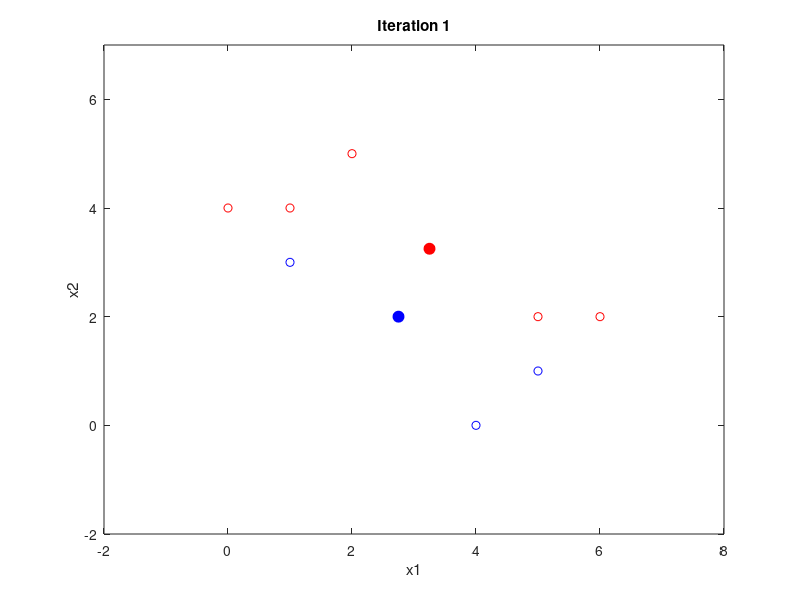

The MATLAB source for this figure: (Note: this script raises an error after producing the figure.)
%% Question 5 : K-means Clustering
%%
% *a. Choosing random centroids and plotting them*
data = [1 4 1;1 3 1;0 4 2;2 5 2;5 1 1;6 2 2;4 0 1;5 2 2];
x = data(:,1:2);

X1 = data(:,1);
X2 = data(:,2);
ig = data(:,3);
class_one = ig==1;
class_two = ig==2;
centInit(1,1) = sum(X1(class_one))/sum(class_one);
centInit(1,2) = sum(X2(class_one))/sum(class_one);
centInit(2,1) = sum(X1(class_two))/sum(class_two);
centInit(2,2) = sum(X2(class_two))/sum(class_two);

% centInit = [5,1;1,0];
disp('The centroids are: ')
disp(centInit)

plot(x(:,1), x(:,2), 'ko')
hold on;
plot(centInit(1,1), centInit(1,2), 'ro', 'MarkerFaceColor', 'r', ...
    'MarkerSize', 8);
plot(centInit(2,1), centInit(2,2), 'bo', 'MarkerFaceColor', 'b', ...
    'MarkerSize', 8);
xlabel('x1');
ylabel('x2');

xlim([min(min(data(1:end,1))-2,min(centInit(1:end,1))-2), max(max(data(1:end,1))+2,max(centInit(1:end,1))+2)])
ylim([min(min(data(1:end,2))-2,min(centInit(1:end,2))-2), max(max(data(1:end,2))+2,max(centInit(1:end,2))+2)])
%%
% *b. Assigning initial labels to the random centroids*
plotStyle = {'bo','ro'};

j = 1;
k = 1;
for i = 1:size(data,1)
    if data(i,end) == 1
        group1(j,:) = data(i,:);
        j = j + 1;
        plot(data(i,1),data(i,2),plotStyle{1})
        hold on
    elseif data(i,end) == 2
        group2(k,:) = data(i,:);
        k = k + 1;
        plot(data(i,1),data(i,2),plotStyle{2})
        hold on
    end
end
hold on;
plot(centInit(1,1), centInit(1,2), 'bo', 'MarkerFaceColor', 'b', ...
    'MarkerSize', 8);
plot(centInit(2,1), centInit(2,2), 'ro', 'MarkerFaceColor', 'r', ...
        'MarkerSize', 8);
xlabel('x1');
ylabel('x2');
xlim([min(min(data(1:end,1))-2,min(centInit(1:end,1))-2), max(max(data(1:end,1))+2,max(centInit(1:end,1))+2)])
ylim([min(min(data(1:end,2))-2,min(centInit(1:end,2))-2), max(max(data(1:end,2))+2,max(centInit(1:end,2))+2)])

hold off
%%
% *c. Assigning samples to new centroids, d. & e.*
prev=0;

[A,B] = size(x);
iter=0;
err = zeros (1,100);
while (iter < 100)
    old_cent = centInit;
    % Calculate distances of each point to the chosen centroids 
    d = pdist2(centInit,x, 'euclidean');
    d = d.^2;
    % Find the minimum distance centroid and assign the cluster label to each data sample
    [data2,cluster_assignment]= min(d,[],1);
    iter = iter + 1;
    
    % Calculate new centroids by taking a mean of all points in the existing cluster
    for i=1:2
         idx = find(cluster_assignment == i);
         centInit(i,:) = mean(x(idx,:),1);   
    end
    
    % Calculating the sum of distances to the centres
    error = sum(data2);
    % Difference of previous SSE corresponding to previous centers to new SSE to new centers
    sse = abs(prev-error);
    % Stop clustering if SSE falls below 0.001
    if( sse < 0.001)
        break;
    % Save the SSE to compare against new SSE
    else
        prev=error;
    end
    % Array of SSEs calculated per iteration
    err(iter) = error;
    
    data(:,3) = cluster_assignment;
    j = 1;
    k = 1;
    for i = 1:size(data,1)
        if data(i,end) == 1
            group1(j,:) = data(i,:);
            j = j + 1;
            plot(data(i,1),data(i,2),plotStyle{1})
            hold on
        elseif data(i,end) == 2
            group2(k,:) = data(i,:);
            k = k + 1;
            plot(data(i,1),data(i,2),plotStyle{2})
            hold on
        end
    end
    hold on;
    plot(old_cent(1,1), old_cent(1,2), 'bo', 'MarkerFaceColor', 'b', ...
        'MarkerSize', 8);
    plot(old_cent(2,1), old_cent(2,2), 'ro', 'MarkerFaceColor', 'r', ...
        'MarkerSize', 8);
    xlabel('x1');
    ylabel('x2');
    xlim([min(min(data(1:end,1))-2,min(old_cent(1:end,1))-2), max(max(data(1:end,1))+2,max(old_cent(1:end,1))+2)])
    ylim([min(min(data(1:end,2))-2,min(old_cent(1:end,2))-2), max(max(data(1:end,2))+2,max(old_cent(1:end,2))+2)])

    title(sprintf('Iteration %d', iter));
    snapnow;
    hold off;
    disp('The new centroid is: ')
    disp(centInit)
end

disp('The centroids did not change, proving their stability')
%% Question 6 : Hierarchical Clustering
%% 
% *a. Complete linkage hierarchical clustering*
D = [0 0.3 0.4 0.7 0.6; 0.3 0 0.5 0.8 0.2; 0.4 0.5 0 0.45 0.4; 0.7 0.8 0.45 0 0.35; 0.6 0.2 0.4 0.35 0];
disp('Given dissimilarity matrix: ')
disp(D)
D_cell{1} = D;
old_D = D;
[r,c] = size(D);
p = 1;
while r > 2
    minimum = D(2,1); % minimum other than 0; in other words, second minimum.
    idx_r = 2;
    idx_c = 1;
    for i = 2:r
        for j = 1:(i-1)
            if D(i,j) <= minimum
                minimum = D(i,j);
                idx_r = i;
                idx_c = j;
            end
        end
    end    
    disp('minimum distance in the matrix is: ')
    disp(minimum)
    smallest(p) = minimum;
    
    % Swap
    % This part swaps the second minimum in the row the minimum is found
    % and swaps with maximum value in that row. This preserves the second
    % minimum value of the matrix.
    for i = size(D,2)
        if max(D(idx_c,:))==max(D(:))
            [a,b] = max(D(idx_c,:));
            A2 = sort(D(:,b));
            min_in_col = A2(2);
            min_in_col_pos = find(D(:,b)==min_in_col);
            D(min_in_col_pos,b) = a;
        end
    end
    
    p = p + 1;
    
    for i = 2:r
        for j = 1:c
            D(i,j) = D(j,i);
        end
    end
    
    % Delete row and column:
    % This part deletes the row and the column in which the minimum value
    % is found.
    D(idx_c,:) = [];
    D(:,idx_c) = [];
    [r,c]=size(D);
    disp('Dissimilarity matrix after dimension reduction: ')
    disp(D)
    D_cell{p} = D;
end

if r==2 && c==2
    minimum = D(2,1);
end

smallest(p) = minimum;
disp('minimum distance in the matrix is: ')
disp(minimum)
i = 1;
while i <= size(smallest,2)
    [a,b] = find(old_D==smallest(i));
    [c,~] = find(D_cell{i}==smallest(i));
    l1 = length(a)/2;
    l2 = length(c)/2;
    if l1 > 1 && l2 > 1
        j = 0;
        while j < l1
            rows(i) = a((j)*2+1);
            columns(i) = b((j)*2+1);
            j = j+1;
            i = i+1;
        end
    else
        if i == 1
            rows(i) = a(end-1);
        else
            rows(i) = rows(i-1)+1;
        end
        columns(i) = b(end-1);
        i = i+1;
    end
end
rows = rows';
columns = columns';
heights = smallest';
Table_Q4 = table(rows, columns, heights);
disp(Table_Q4)
%%
% *b. Single linkage hierarchical clustering*
clear
D = [0 0.3 0.4 0.7 0.6; 0.3 0 0.5 0.8 0.2; 0.4 0.5 0 0.45 0.4; 0.7 0.8 0.45 0 0.35; 0.6 0.2 0.4 0.35 0];
disp('Given dissimilarity matrix: ')
disp(D)
D_cell{1} = D;
old_D = D;
[r,c] = size(D);
p = 1;
while r > 2
    minimum = D(2,1); % minimum other than 0; in other words, second minimum.
    idx_r = 2;
    idx_c = 1;
    for i = 2:r
        for j = 1:(i-1)
            if D(i,j) < minimum
                minimum = D(i,j);
                idx_r = i;
                idx_c = j;
            end
        end
    end    
    
    smallest(p) = minimum;
    disp('minimum distance in the matrix is: ')
    disp(minimum)
    
    % Swap
    % This part swaps the second minimum in the row the minimum is found
    % and swaps with maximum value in that row. This preserves the second
    % minimum value of the matrix.
    if min(D(1,2:end))==D(1,idx_c)
        [~,b] = max(D(1,:));
        D(1,b) = D(1,idx_c);
        remember(p) = idx_c;
    else
        remember(p) = 0;
    end
        
    p = p + 1;
    
    for i = 2:r
        for j = 1:c
            D(i,j) = D(j,i);
        end
    end
    
    % Delete row and column
    % This part deletes the row and the column in which the minimum value
    % is found.
    D(idx_c,:) = [];
    D(:,idx_c) = [];
    [r,c]=size(D);
    disp('Dissimilarity matrix after dimension reduction: ')
    disp(D)
    D_cell{p} = D;
end

if r==2 && c==2
    minimum = D(2,1);
end

smallest(p) = minimum;
disp('minimum distance in the matrix is: ')
disp(minimum)

i = 1;
while i <= size(smallest,2)
    [a,b] = find(old_D==smallest(i));
    [c,~] = find(D_cell{i}==smallest(i));
    l1 = length(a)/2;
    l2 = length(c)/2;
    if l1 > 1 && l2 > 1
        j = 0;
        while j < l1
            rows(i) = a((j)*2+1);
            columns(i) = b((j)*2+1);
            j = j+1;
            i = i+1;
        end
    else
        if i == 1
            rows(i) = a(end-1);
        else
            rows(i) = rows(i-1)+1;
        end
        columns(i) = b(end-1);
        i = i+1;
    end
end

rows = rows';
columns = columns';
heights = smallest';
Table = table(rows, columns, heights);
disp(Table)

%% 
% *Dendrograms*
figure()
complete = imread('complete.PNG');
imshow(complete);

figure()
single = imread('single.PNG');
imshow(single);
%%
% Complete linkage: Samples (2,5), and (1,3) are in one cluster, the
% cluster formed by samples 2,5,1, and 3, i.e. ((2,5),(1,3)) form the
% second cluster, and the cluster formed by all the samples
% ((2,5),(1,3),((2,5),(1,3)), and 4) form the third cluster.

%%
% Single linkage: Samples (2,5), and 1 are in one cluster, the
% cluster formed by samples 2,5,1, and 3, i.e. ((2,5),1,4) form the
% second cluster, and the cluster formed by all the samples
% ((2,5),1,4,3) form the third cluster.
%%
fid = fopen('college_data.csv','r');
tline = fgets(fid);
variables = strsplit(tline, ',');
college_data = textscan(fid,'%d%s%s%d%d%d%d%d%d%d%d%d%d%d%d%d%d%d%d%d%d','delimiter',',', 'HeaderLines', 0);
fclose(fid);
%
numeric_college_data = [college_data{4:end}];
numeric_college_data = double(numeric_college_data);
trData = numeric_college_data;

% minmax normalization
for i = 1:size(trData,2)
    trData_minmaxnorm(:,i) = (trData(:,i)-min(trData(:,i)))/(max(trData(:,i))-min(trData(:,i)));
end
numeric_college_data = trData_minmaxnorm;

% Zscore normalization
% for i = 1:size(trData,2)
%     trData_zscorenorm(:,i) = (trData(:,i)-mean(trData(:,i)))/std(trData(:,i));
% end
% numeric_college_data = trData_zscorenorm;

%
Y = pdist(numeric_college_data);
Y = squareform(Y);
Z = linkage(Y, 'complete');
figure()
[H,nodes,outperm] = dendrogram(Z);
set(gca,'Xtick',1:1:size(unique(college_data{1,3})))
set(gca, 'XTickLabel', (college_data{1,3}(outperm))')
xtickangle(45)
title('complete linkage for all colleges')

%% 7 b
numeric_college_data_b = numeric_college_data;
college_data_b = college_data;

numeric_college_data_b((strcmp('CSU-Chico',college_data_b{1,3})),:)=[];
college_data_b{1,3}((strcmp('CSU-Chico',college_data_b{1,3})),:) = [];

numeric_college_data_b((strcmp('Columbia',college_data_b{1,3})),:)=[];
college_data_b{1,3}((strcmp('Columbia',college_data_b{1,3})),:) = [];

numeric_college_data_b((strcmp('Northwestern',college_data_b{1,3})),:)=[];
college_data_b{1,3}((strcmp('Northwestern',college_data_b{1,3})),:) = [];

numeric_college_data_b((strcmp('SFSU',college_data_b{1,3})),:)=[];
college_data_b{1,3}((strcmp('SFSU',college_data_b{1,3})),:) = [];

numeric_college_data_b((strcmp('Berkeley',college_data_b{1,3})),:)=[];
college_data_b{1,3}((strcmp('Berkeley',college_data_b{1,3})),:) = [];

numeric_college_data_b((strcmp('UCDavis',college_data_b{1,3})),:)=[];
college_data_b{1,3}((strcmp('UCDavis',college_data_b{1,3})),:) = [];

numeric_college_data_b((strcmp('UCSB ',college_data_b{1,3})),:)=[];
college_data_b{1,3}((strcmp('UCSB ',college_data_b{1,3})),:) = [];

numeric_college_data_b((strcmp('WPI',college_data_b{1,3})),:)=[];
college_data_b{1,3}((strcmp('WPI',college_data_b{1,3})),:) = [];

numeric_college_data_e = numeric_college_data_b;
college_data_e = college_data_b{1,3};
%
Y_b = pdist(numeric_college_data_b);
Y_b = squareform(Y_b);

% complete
Z_b_complete = linkage(Y_b, 'complete');
figure()
[~,~,outperm_b] = dendrogram(Z_b_complete);
set(gca,'Xtick',1:1:size(unique(college_data_b{1,3})))
set(gca, 'XTickLabel', (college_data_b{1,3}(outperm_b))')
xtickangle(45)
title('complete linkage for selected colleges')

% average
Z_b_average = linkage(Y_b, 'average');
figure()
[~,~,outperm_b] = dendrogram(Z_b_average);
set(gca,'Xtick',1:1:size(unique(college_data_b{1,3}),1))
set(gca, 'XTickLabel', (college_data_b{1,3}(outperm_b))')
xtickangle(45)
title('average linkage for selected colleges')
%% 7 c
Z_b_single = linkage(Y_b, 'single');
figure()
[H_b,nodes_b,outperm_b] = dendrogram(Z_b_single);
set(gca,'Xtick',1:1:size(unique(college_data_b{1,3})))
set(gca, 'XTickLabel', (college_data_b{1,3}(outperm_b))')
xtickangle(45)
title('single linkage for selected colleges')

%
lineage_matrix = Z_b_single;
k = 3;
clusters = cluster(lineage_matrix,'maxclust',k);
% Find the distance threshold
t = sort(lineage_matrix(:,3));
th = t(size(lineage_matrix,1)+2-k);
figure()
dendrogram(lineage_matrix,0,'colorthreshold', th);
set(gca,'Xtick',1:1:size(unique(college_data_b{1,3})))
set(gca, 'XTickLabel', (college_data_b{1,3}(outperm_b))')
xtickangle(45)
title('single linkage for selected colleges with k = 3')

%% 7 d
[coeff,score,latent] = pca(numeric_college_data);
figure()
biplot(score(:,1:2),'varlabels',college_data{1,3});
xlabel('1st principal component')
ylabel('2nd principal component')
% axis([-0.5 0.5 -0.5 0.6])
% figure()
% plot(score(:,1),score(:,2),'o');
%% 7 e
idx = kmeans(numeric_college_data_e,3);
% disp(idx)
cluster1 = college_data_e(idx==1);
cluster2 = college_data_e(idx==2);
cluster3 = college_data_e(idx==3);
disp('Kmeans')
disp(cluster1)
disp(cluster2)
disp(cluster3)
%% 7 f
idx_medoids = kmedoids(numeric_college_data_e,3);
% disp(idx_medoids)
cluster1_medoids = college_data_e(idx_medoids==1);
cluster2_medoids = college_data_e(idx_medoids==2);
cluster3_medoids = college_data_e(idx_medoids==3);
disp('Kmedoids')
disp(cluster1_medoids)
disp(cluster2_medoids)
disp(cluster3_medoids)